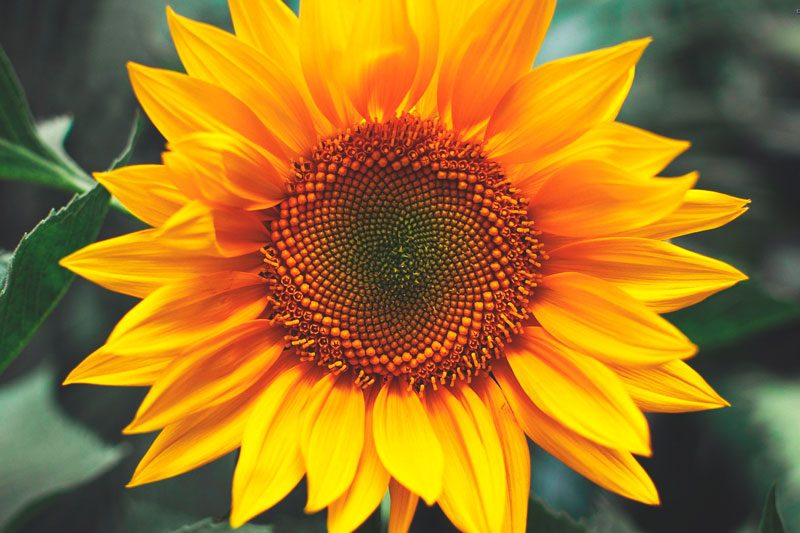
#> input picture girasol.png, 800 x 533 px
$ python main.py
#> lines starting #> are read from the running program, lines starting #| are printed output that depends on the picture
# Librería scikit-image
print("Librería scikit-image")

from skimage.io import imread, imshow
import matplotlib.pyplot as plt
from skimage.transform import swirl

print("---------"*7)

from skimage import exposure

# Ajustes de brillo
print("\nAjustes de brillo - Girasol\n")

imagen1 = imread('girasol.png')
#> imagen1 is the input picture: shape (533, 800, 3); mean R, G, B 161.3, 116.9, 35.5

# Modificación de la exposición de la imagen, de modo que quede más brillante (gamma más baja), o más oscura (gamma más alta)
brillante = exposure.adjust_gamma(imagen1, gamma=0.25,gain=1)
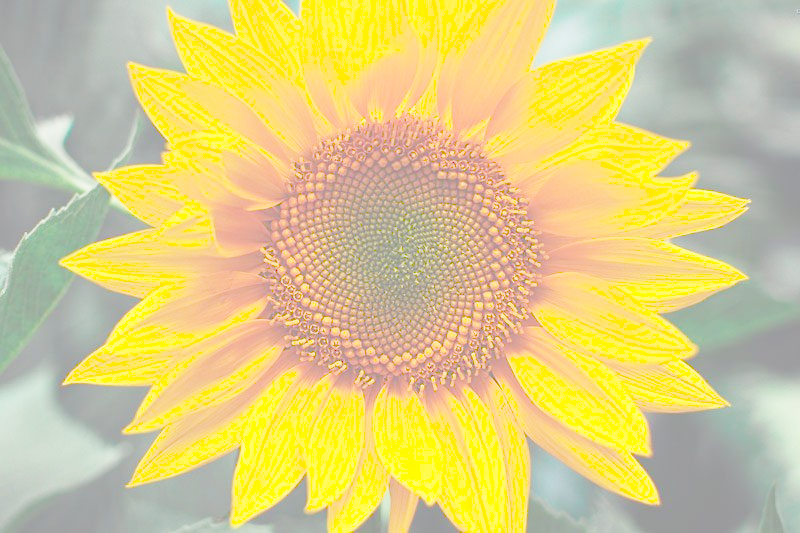
#> brillante: shape (533, 800, 3); mean R, G, B 218.6, 203.8, 133.2
oscura = exposure.adjust_gamma(imagen1, gamma=2.5,gain=1)
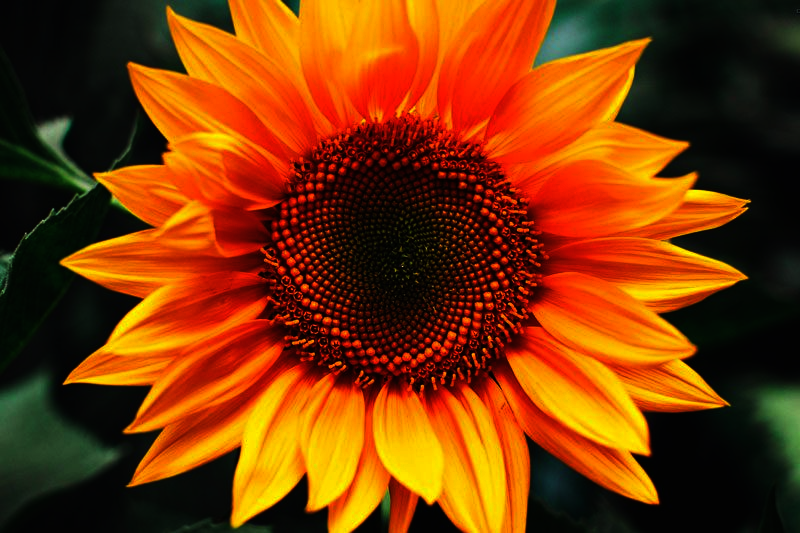
#> oscura: shape (533, 800, 3); mean R, G, B 126.8, 55.8, 5

# Gráfica de las imágenes, todas juntas para poderlas comparar
plt.subplot(131), imshow(imagen1)
plt.title('Imagen original')

plt.subplot(132),imshow(brillante)
plt.title('Imagen brillante')

plt.subplot(133),imshow(oscura)
plt.title('Imagen oscura')

#plt.tight_layout()
plt.savefig("gira-brill-oscur.png")
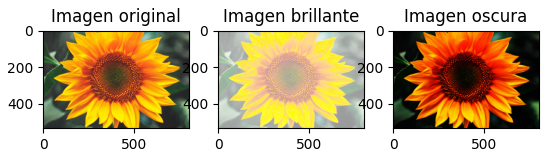
#> figure drawn by matplotlib, 3 panels

plt.close()

print("---------"*7)

from skimage.color import rgb2hsv

# Cambiar formato de imagen
print("\nCambiar formato de imagen - Mariposa")

# Permite devolver un vector de un único color o una matriz de imagen en paquete RGB en la representación de color RGB convertida en la representación de color HSV

# RGB: los valores del color rojo, verde y azul están entre 0 y 255. HSV: sus valores definen el matiz (entre 0 y 359 grados), saturación (entre 0% y 100%) y valor (entre 0% y 100%).

# Traemos la imagen a utlizar usando imread
imagen2 = imread('mariposa.png')
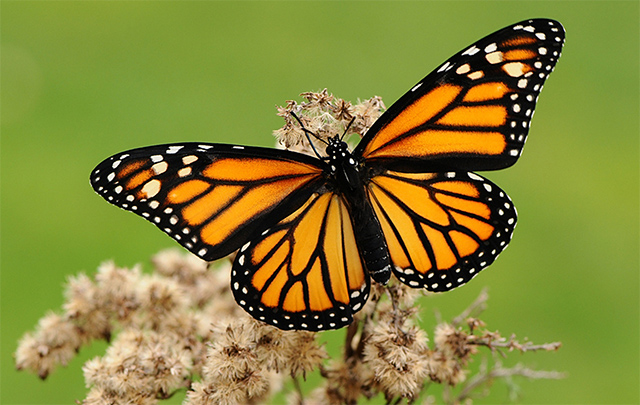
#> input picture mariposa.png, 640 x 405 px
#> imagen2 is the input picture: shape (405, 640, 3); mean R, G, B 133.4, 132.3, 55.5

# Creamos una variable con la función de skimage que convierte del formato RGB al HSV
imagen2_nueva = rgb2hsv(imagen2)
#> imagen2_nueva: shape (405, 640, 3) float64; mean of channels 0, 1, 2 0.188, 0.617, 0.582

# Usar matplotlib para ubicar las imágenes juntas y ver la comparación
plt.subplot(121), imshow(imagen2)
plt.title('En formato RGB')

plt.subplot(122), imshow(imagen2_nueva)
plt.title('En formato HSV')

plt.savefig("mari-HSV.png")
